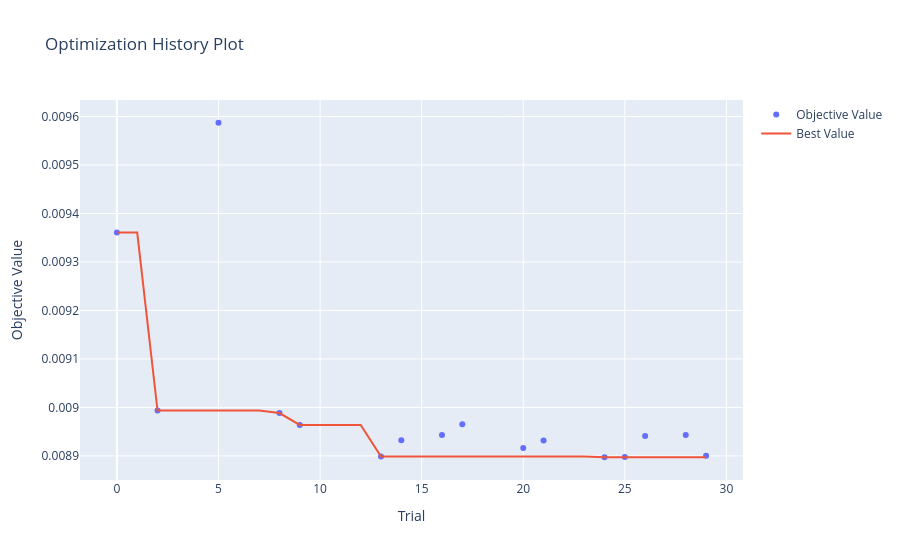
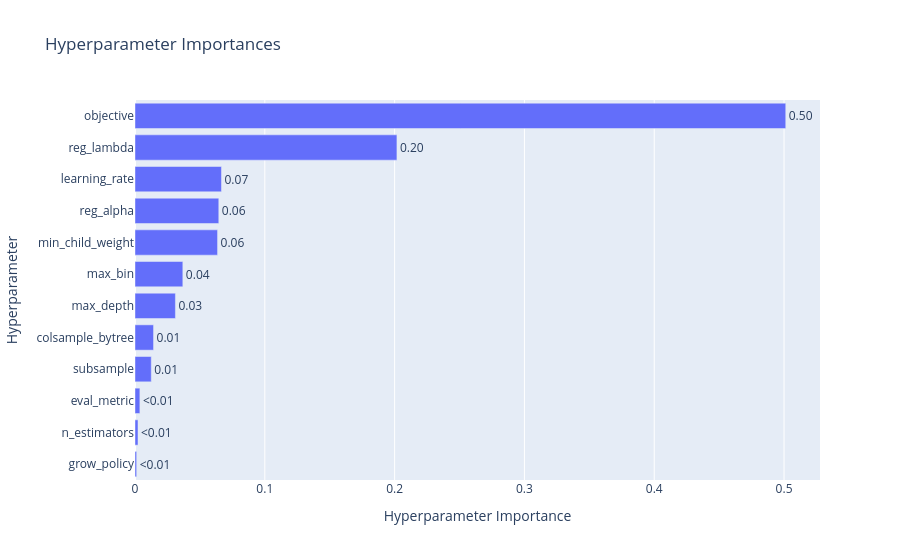
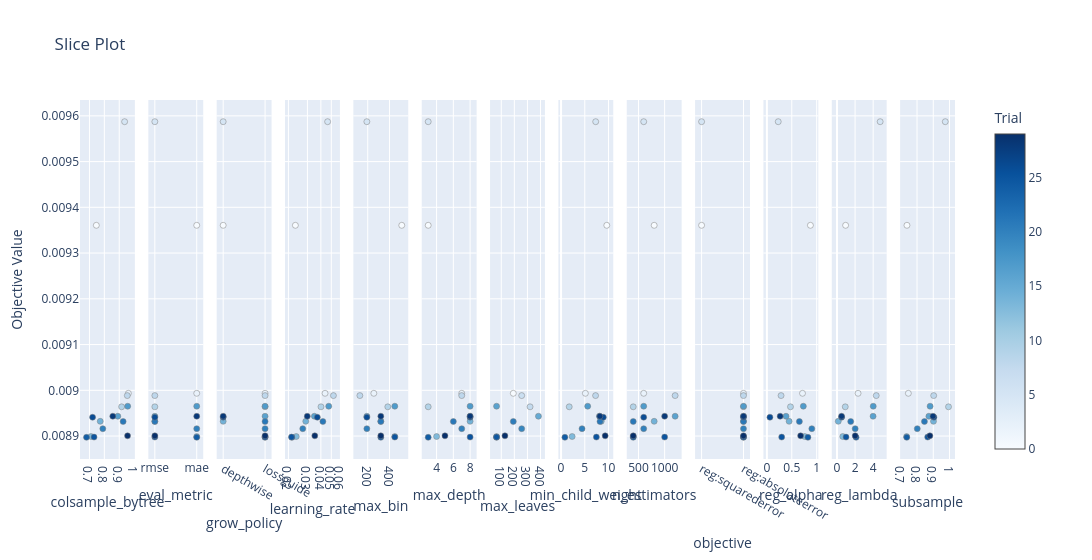
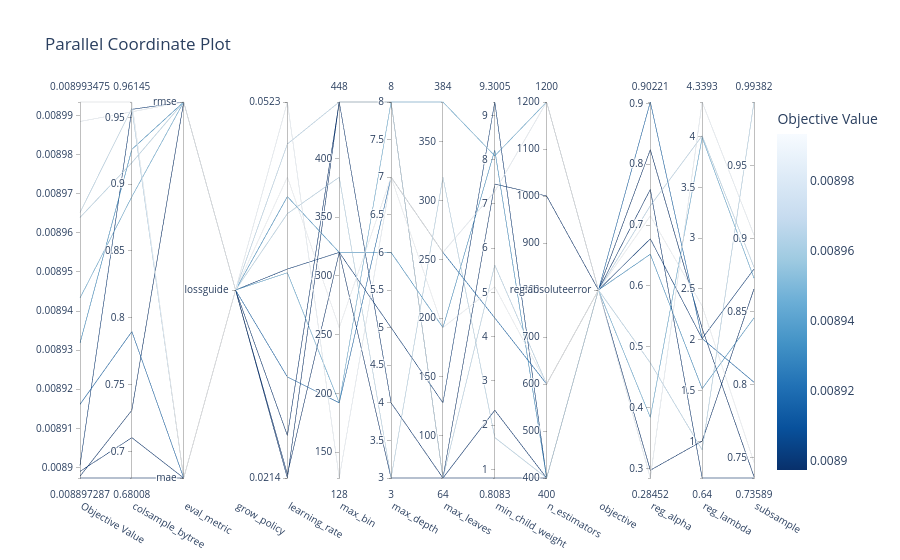

The cell these charts' notebook holds for them, in order:
### Code cell
study = results[0]["study"]

vis.plot_optimization_history(study).show()
vis.plot_param_importances(study).show()
vis.plot_slice(study).show()
vis.plot_parallel_coordinate(study).show()
vis.plot_contour(study).show()
vis.plot_edf(study).show()

### Figure 1 — Plotly figure (JSON) as saved in the notebook; plotly's stock layout.template omitted (floating-point values rounded to 4 significant figures)
{"data": [{"mode": "markers", "name": "Objective Value", "x": [0, 2, 5, 8, 9, 13, 14, 16, 17, 20, 21, 24, 25, 26, 28, 29], "y": [0.009361, 0.008993, 0.009587, 0.008988, 0.008964, 0.008899, 0.008932, 0.008943, 0.008965, 0.008916, 0.008932, 0.008897, 0.008898, 0.008941, 0.008943, 0.008901], "type": "scatter"}, {"mode": "lines", "name": "Best Value", "x": [0, 1, 2, 3, 4, 5, 6, 7, 8, 9, 10, 11, 12, 13, 14, 15, 16, 17, 18, 19, 20, 21, 22, 23, 24, 25, 26, 27, 28, 29], "y": [0.009361, 0.009361, 0.008993, 0.008993, 0.008993, 0.008993, 0.008993, 0.008993, 0.008988, 0.008964, 0.008964, 0.008964, 0.008964, 0.008899, 0.008899, 0.008899, 0.008899, 0.008899, 0.008899, 0.008899, 0.008899, 0.008899, 0.008899, 0.008899, 0.008897, 0.008897, 0.008897, 0.008897, 0.008897, 0.008897], "type": "scatter"}, {"marker": {"color": "#cccccc"}, "mode": "markers", "name": "Infeasible Trial", "showlegend": false, "x": [], "y": [], "type": "scatter"}], "layout": {"title": {"text": "Optimization History Plot"}, "xaxis": {"title": {"text": "Trial"}}, "yaxis": {"title": {"text": "Objective Value"}}}}

### Figure 2 — Plotly figure (JSON) as saved in the notebook; plotly's stock layout.template omitted (floating-point values rounded to 4 significant figures)
{"data": [{"cliponaxis": false, "hovertemplate": ["grow_policy (CategoricalDistribution): 0.0012748802297839386<extra></extra>", "n_estimators (IntDistribution): 0.0023092406814877475<extra></extra>", "eval_metric (CategoricalDistribution): 0.0037593614924091804<extra></extra>", "subsample (FloatDistribution): 0.012526235307617144<extra></extra>", "colsample_bytree (FloatDistribution): 0.01428349398514186<extra></extra>", "max_depth (IntDistribution): 0.031140464833839476<extra></extra>", "max_bin (IntDistribution): 0.03684750723021593<extra></extra>", "min_child_weight (FloatDistribution): 0.06360359346062705<extra></extra>", "reg_alpha (FloatDistribution): 0.06454991533371308<extra></extra>", "learning_rate (FloatDistribution): 0.0666078026250952<extra></extra>", "reg_lambda (FloatDistribution): 0.2017804807700627<extra></extra>", "objective (CategoricalDistribution): 0.5013170240500068<extra></extra>"], "name": "Objective Value", "orientation": "h", "text": ["<0.01", "<0.01", "<0.01", "0.01", "0.01", "0.03", "0.04", "0.06", "0.06", "0.07", "0.20", "0.50"], "textposition": "outside", "x": [0.001275, 0.002309, 0.003759, 0.01253, 0.01428, 0.03114, 0.03685, 0.0636, 0.06455, 0.06661, 0.2018, 0.5013], "y": ["grow_policy", "n_estimators", "eval_metric", "subsample", "colsample_bytree", "max_depth", "max_bin", "min_child_weight", "reg_alpha", "learning_rate", "reg_lambda", "objective"], "type": "bar"}], "layout": {"title": {"text": "Hyperparameter Importances"}, "xaxis": {"title": {"text": "Hyperparameter Importance"}}, "yaxis": {"title": {"text": "Hyperparameter"}}}}

### Figure 3 — Plotly figure (JSON) as saved in the notebook; plotly's stock layout.template omitted (floating-point values rounded to 4 significant figures)
{"data": [{"marker": {"color": [0, 2, 5, 8, 9, 13, 14, 16, 17, 20, 21, 24, 25, 26, 28, 29], "colorbar": {"title": {"text": "Trial"}, "x": 1.0, "xpad": 40}, "colorscale": [[0.0, "rgb(247,251,255)"], [0.125, "rgb(222,235,247)"], [0.25, "rgb(198,219,239)"], [0.375, "rgb(158,202,225)"], [0.5, "rgb(107,174,214)"], [0.625, "rgb(66,146,198)"], [0.75, "rgb(33,113,181)"], [0.875, "rgb(8,81,156)"], [1.0, "rgb(8,48,107)"]], "line": {"color": "Grey", "width": 0.5}, "showscale": true}, "mode": "markers", "name": "Feasible Trial", "showlegend": false, "x": [0.7462, 0.9614, 0.9362, 0.9541, 0.916, 0.7103, 0.7723, 0.8906, 0.9568, 0.7897, 0.926, 0.6801, 0.7308, 0.721, 0.8567, 0.956], "y": [0.009361, 0.008993, 0.009587, 0.008988, 0.008964, 0.008899, 0.008932, 0.008943, 0.008965, 0.008916, 0.008932, 0.008897, 0.008898, 0.008941, 0.008943, 0.008901], "type": "scatter", "xaxis": "x", "yaxis": "y"}, {"marker": {"color": [0, 2, 5, 8, 9, 13, 14, 16, 17, 20, 21, 24, 25, 26, 28, 29], "colorbar": {"title": {"text": "Trial"}, "x": 1.0, "xpad": 40}, "colorscale": [[0.0, "rgb(247,251,255)"], [0.125, "rgb(222,235,247)"], [0.25, "rgb(198,219,239)"], [0.375, "rgb(158,202,225)"], [0.5, "rgb(107,174,214)"], [0.625, "rgb(66,146,198)"], [0.75, "rgb(33,113,181)"], [0.875, "rgb(8,81,156)"], [1.0, "rgb(8,48,107)"]], "line": {"color": "Grey", "width": 0.5}, "showscale": false}, "mode": "markers", "name": "Feasible Trial", "showlegend": false, "x": ["mae", "mae", "rmse", "rmse", "rmse", "mae", "rmse", "rmse", "mae", "mae", "rmse", "mae", "rmse", "rmse", "mae", "rmse"], "y": [0.009361, 0.008993, 0.009587, 0.008988, 0.008964, 0.008899, 0.008932, 0.008943, 0.008965, 0.008916, 0.008932, 0.008897, 0.008898, 0.008941, 0.008943, 0.008901], "type": "scatter", "xaxis": "x2", "yaxis": "y2"}, {"marker": {"color": [0, 2, 5, 8, 9, 13, 14, 16, 17, 20, 21, 24, 25, 26, 28, 29], "colorbar": {"title": {"text": "Trial"}, "x": 1.0, "xpad": 40}, "colorscale": [[0.0, "rgb(247,251,255)"], [0.125, "rgb(222,235,247)"], [0.25, "rgb(198,219,239)"], [0.375, "rgb(158,202,225)"], [0.5, "rgb(107,174,214)"], [0.625, "rgb(66,146,198)"], [0.75, "rgb(33,113,181)"], [0.875, "rgb(8,81,156)"], [1.0, "rgb(8,48,107)"]], "line": {"color": "Grey", "width": 0.5}, "showscale": false}, "mode": "markers", "name": "Feasible Trial", "showlegend": false, "x": ["depthwise", "lossguide", "depthwise", "lossguide", "lossguide", "lossguide", "depthwise", "lossguide", "lossguide", "lossguide", "lossguide", "lossguide", "lossguide", "depthwise", "depthwise", "lossguide"], "y": [0.009361, 0.008993, 0.009587, 0.008988, 0.008964, 0.008899, 0.008932, 0.008943, 0.008965, 0.008916, 0.008932, 0.008897, 0.008898, 0.008941, 0.008943, 0.008901], "type": "scatter", "xaxis": "x3", "yaxis": "y3"}, {"marker": {"color": [0, 2, 5, 8, 9, 13, 14, 16, 17, 20, 21, 24, 25, 26, 28, 29], "colorbar": {"title": {"text": "Trial"}, "x": 1.0, "xpad": 40}, "colorscale": [[0.0, "rgb(247,251,255)"], [0.125, "rgb(222,235,247)"], [0.25, "rgb(198,219,239)"], [0.375, "rgb(158,202,225)"], [0.5, "rgb(107,174,214)"], [0.625, "rgb(66,146,198)"], [0.75, "rgb(33,113,181)"], [0.875, "rgb(8,81,156)"], [1.0, "rgb(8,48,107)"]], "line": {"color": "Grey", "width": 0.5}, "showscale": false}, "mode": "markers", "name": "Feasible Trial", "showlegend": false, "x": [0.0232, 0.04374, 0.04621, 0.0523, 0.04009, 0.02364, 0.02897, 0.03483, 0.04733, 0.02718, 0.04175, 0.02156, 0.02137, 0.03709, 0.02992, 0.03514], "y": [0.009361, 0.008993, 0.009587, 0.008988, 0.008964, 0.008899, 0.008932, 0.008943, 0.008965, 0.008916, 0.008932, 0.008897, 0.008898, 0.008941, 0.008943, 0.008901], "type": "scatter", "xaxis": "x4", "yaxis": "y4"}, {"marker": {"color": [0, 2, 5, 8, 9, 13, 14, 16, 17, 20, 21, 24, 25, 26, 28, 29], "colorbar": {"title": {"text": "Trial"}, "x": 1.0, "xpad": 40}, "colorscale": [[0.0, "rgb(247,251,255)"], [0.125, "rgb(222,235,247)"], [0.25, "rgb(198,219,239)"], [0.375, "rgb(158,202,225)"], [0.5, "rgb(107,174,214)"], [0.625, "rgb(66,146,198)"], [0.75, "rgb(33,113,181)"], [0.875, "rgb(8,81,156)"], [1.0, "rgb(8,48,107)"]], "line": {"color": "Grey", "width": 0.5}, "showscale": false}, "mode": "markers", "name": "Feasible Trial", "showlegend": false, "x": [512, 256, 192, 128, 384, 448, 320, 192, 448, 192, 320, 320, 448, 192, 320, 320], "y": [0.009361, 0.008993, 0.009587, 0.008988, 0.008964, 0.008899, 0.008932, 0.008943, 0.008965, 0.008916, 0.008932, 0.008897, 0.008898, 0.008941, 0.008943, 0.008901], "type": "scatter", "xaxis": "x5", "yaxis": "y5"}, {"marker": {"color": [0, 2, 5, 8, 9, 13, 14, 16, 17, 20, 21, 24, 25, 26, 28, 29], "colorbar": {"title": {"text": "Trial"}, "x": 1.0, "xpad": 40}, "colorscale": [[0.0, "rgb(247,251,255)"], [0.125, "rgb(222,235,247)"], [0.25, "rgb(198,219,239)"], [0.375, "rgb(158,202,225)"], [0.5, "rgb(107,174,214)"], [0.625, "rgb(66,146,198)"], [0.75, "rgb(33,113,181)"], [0.875, "rgb(8,81,156)"], [1.0, "rgb(8,48,107)"]], "line": {"color": "Grey", "width": 0.5}, "showscale": false}, "mode": "markers", "name": "Feasible Trial", "showlegend": false, "x": [3, 7, 3, 7, 3, 4, 8, 8, 8, 7, 6, 3, 8, 8, 8, 5], "y": [0.009361, 0.008993, 0.009587, 0.008988, 0.008964, 0.008899, 0.008932, 0.008943, 0.008965, 0.008916, 0.008932, 0.008897, 0.008898, 0.008941, 0.008943, 0.008901], "type": "scatter", "xaxis": "x6", "yaxis": "y6"}, {"marker": {"color": [2, 8, 9, 13, 16, 17, 20, 21, 24, 25, 29], "colorbar": {"title": {"text": "Trial"}, "x": 1.0, "xpad": 40}, "colorscale": [[0.0, "rgb(247,251,255)"], [0.125, "rgb(222,235,247)"], [0.25, "rgb(198,219,239)"], [0.375, "rgb(158,202,225)"], [0.5, "rgb(107,174,214)"], [0.625, "rgb(66,146,198)"], [0.75, "rgb(33,113,181)"], [0.875, "rgb(8,81,156)"], [1.0, "rgb(8,48,107)"]], "line": {"color": "Grey", "width": 0.5}, "showscale": false}, "mode": "markers", "name": "Feasible Trial", "showlegend": false, "x": [192, 256, 320, 64, 384, 64, 256, 192, 64, 64, 128], "y": [0.008993, 0.008988, 0.008964, 0.008899, 0.008943, 0.008965, 0.008916, 0.008932, 0.008897, 0.008898, 0.008901], "type": "scatter", "xaxis": "x7", "yaxis": "y7"}, {"marker": {"color": [0, 2, 5, 8, 9, 13, 14, 16, 17, 20, 21, 24, 25, 26, 28, 29], "colorbar": {"title": {"text": "Trial"}, "x": 1.0, "xpad": 40}, "colorscale": [[0.0, "rgb(247,251,255)"], [0.125, "rgb(222,235,247)"], [0.25, "rgb(198,219,239)"], [0.375, "rgb(158,202,225)"], [0.5, "rgb(107,174,214)"], [0.625, "rgb(66,146,198)"], [0.75, "rgb(33,113,181)"], [0.875, "rgb(8,81,156)"], [1.0, "rgb(8,48,107)"]], "line": {"color": "Grey", "width": 0.5}, "showscale": false}, "mode": "markers", "name": "Feasible Trial", "showlegend": false, "x": [9.643, 5.125, 7.305, 7.281, 1.722, 2.339, 8.47, 8.085, 5.618, 4.424, 8.214, 0.8083, 7.447, 8.907, 8.182, 9.301], "y": [0.009361, 0.008993, 0.009587, 0.008988, 0.008964, 0.008899, 0.008932, 0.008943, 0.008965, 0.008916, 0.008932, 0.008897, 0.008898, 0.008941, 0.008943, 0.008901], "type": "scatter", "xaxis": "x8", "yaxis": "y8"}, {"marker": {"color": [0, 2, 5, 8, 9, 13, 14, 16, 17, 20, 21, 24, 25, 26, 28, 29], "colorbar": {"title": {"text": "Trial"}, "x": 1.0, "xpad": 40}, "colorscale": [[0.0, "rgb(247,251,255)"], [0.125, "rgb(222,235,247)"], [0.25, "rgb(198,219,239)"], [0.375, "rgb(158,202,225)"], [0.5, "rgb(107,174,214)"], [0.625, "rgb(66,146,198)"], [0.75, "rgb(33,113,181)"], [0.875, "rgb(8,81,156)"], [1.0, "rgb(8,48,107)"]], "line": {"color": "Grey", "width": 0.5}, "showscale": false}, "mode": "markers", "name": "Feasible Trial", "showlegend": false, "x": [800, 600, 600, 1200, 400, 400, 800, 1200, 600, 600, 400, 400, 1000, 600, 1000, 400], "y": [0.009361, 0.008993, 0.009587, 0.008988, 0.008964, 0.008899, 0.008932, 0.008943, 0.008965, 0.008916, 0.008932, 0.008897, 0.008898, 0.008941, 0.008943, 0.008901], "type": "scatter", "xaxis": "x9", "yaxis": "y9"}, {"marker": {"color": [0, 2, 5, 8, 9, 13, 14, 16, 17, 20, 21, 24, 25, 26, 28, 29], "colorbar": {"title": {"text": "Trial"}, "x": 1.0, "xpad": 40}, "colorscale": [[0.0, "rgb(247,251,255)"], [0.125, "rgb(222,235,247)"], [0.25, "rgb(198,219,239)"], [0.375, "rgb(158,202,225)"], [0.5, "rgb(107,174,214)"], [0.625, "rgb(66,146,198)"], [0.75, "rgb(33,113,181)"], [0.875, "rgb(8,81,156)"], [1.0, "rgb(8,48,107)"]], "line": {"color": "Grey", "width": 0.5}, "showscale": false}, "mode": "markers", "name": "Feasible Trial", "showlegend": false, "x": ["reg:squarederror", "reg:absoluteerror", "reg:squarederror", "reg:absoluteerror", "reg:absoluteerror", "reg:absoluteerror", "reg:absoluteerror", "reg:absoluteerror", "reg:absoluteerror", "reg:absoluteerror", "reg:absoluteerror", "reg:absoluteerror", "reg:absoluteerror", "reg:absoluteerror", "reg:absoluteerror", "reg:absoluteerror"], "y": [0.009361, 0.008993, 0.009587, 0.008988, 0.008964, 0.008899, 0.008932, 0.008943, 0.008965, 0.008916, 0.008932, 0.008897, 0.008898, 0.008941, 0.008943, 0.008901], "type": "scatter", "xaxis": "x10", "yaxis": "y10"}, {"marker": {"color": [0, 2, 5, 8, 9, 13, 14, 16, 17, 20, 21, 24, 25, 26, 28, 29], "colorbar": {"title": {"text": "Trial"}, "x": 1.0, "xpad": 40}, "colorscale": [[0.0, "rgb(247,251,255)"], [0.125, "rgb(222,235,247)"], [0.25, "rgb(198,219,239)"], [0.375, "rgb(158,202,225)"], [0.5, "rgb(107,174,214)"], [0.625, "rgb(66,146,198)"], [0.75, "rgb(33,113,181)"], [0.875, "rgb(8,81,156)"], [1.0, "rgb(8,48,107)"]], "line": {"color": "Grey", "width": 0.5}, "showscale": false}, "mode": "markers", "name": "Feasible Trial", "showlegend": false, "x": [0.8739, 0.7151, 0.2276, 0.2845, 0.4738, 0.7587, 0.4463, 0.3841, 0.7318, 0.9022, 0.6521, 0.8238, 0.2973, 0.06089, 0.2663, 0.6774], "y": [0.009361, 0.008993, 0.009587, 0.008988, 0.008964, 0.008899, 0.008932, 0.008943, 0.008965, 0.008916, 0.008932, 0.008897, 0.008898, 0.008941, 0.008943, 0.008901], "type": "scatter", "xaxis": "x11", "yaxis": "y11"}, {"marker": {"color": [0, 2, 5, 8, 9, 13, 14, 16, 17, 20, 21, 24, 25, 26, 28, 29], "colorbar": {"title": {"text": "Trial"}, "x": 1.0, "xpad": 40}, "colorscale": [[0.0, "rgb(247,251,255)"], [0.125, "rgb(222,235,247)"], [0.25, "rgb(198,219,239)"], [0.375, "rgb(158,202,225)"], [0.5, "rgb(107,174,214)"], [0.625, "rgb(66,146,198)"], [0.75, "rgb(33,113,181)"], [0.875, "rgb(8,81,156)"], [1.0, "rgb(8,48,107)"]], "line": {"color": "Grey", "width": 0.5}, "showscale": false}, "mode": "markers", "name": "Feasible Trial", "showlegend": false, "x": [0.9549, 2.332, 4.773, 4.339, 0.9159, 0.64, 0.1434, 3.989, 4.006, 2.012, 1.519, 2.112, 1.003, 0.5213, 0.5074, 2.012], "y": [0.009361, 0.008993, 0.009587, 0.008988, 0.008964, 0.008899, 0.008932, 0.008943, 0.008965, 0.008916, 0.008932, 0.008897, 0.008898, 0.008941, 0.008943, 0.008901], "type": "scatter", "xaxis": "x12", "yaxis": "y12"}, {"marker": {"color": [0, 2, 5, 8, 9, 13, 14, 16, 17, 20, 21, 24, 25, 26, 28, 29], "colorbar": {"title": {"text": "Trial"}, "x": 1.0, "xpad": 40}, "colorscale": [[0.0, "rgb(247,251,255)"], [0.125, "rgb(222,235,247)"], [0.25, "rgb(198,219,239)"], [0.375, "rgb(158,202,225)"], [0.5, "rgb(107,174,214)"], [0.625, "rgb(66,146,198)"], [0.75, "rgb(33,113,181)"], [0.875, "rgb(8,81,156)"], [1.0, "rgb(8,48,107)"]], "line": {"color": "Grey", "width": 0.5}, "showscale": false}, "mode": "markers", "name": "Feasible Trial", "showlegend": false, "x": [0.738, 0.7466, 0.9739, 0.9025, 0.9938, 0.7359, 0.9013, 0.873, 0.8805, 0.8016, 0.8457, 0.7368, 0.8656, 0.9041, 0.8983, 0.8792], "y": [0.009361, 0.008993, 0.009587, 0.008988, 0.008964, 0.008899, 0.008932, 0.008943, 0.008965, 0.008916, 0.008932, 0.008897, 0.008898, 0.008941, 0.008943, 0.008901], "type": "scatter", "xaxis": "x13", "yaxis": "y13"}], "layout": {"xaxis": {"anchor": "y", "domain": [0.0, 0.06272], "title": {"text": "colsample_bytree"}}, "yaxis": {"anchor": "x", "domain": [0.0, 1.0], "title": {"text": "Objective Value"}}, "xaxis2": {"anchor": "y2", "domain": [0.07811, 0.1408], "title": {"text": "eval_metric"}, "type": "category", "categoryorder": "array", "categoryarray": ["rmse", "mae"]}, "yaxis2": {"anchor": "x2", "domain": [0.0, 1.0], "matches": "y", "showticklabels": false}, "xaxis3": {"anchor": "y3", "domain": [0.1562, 0.2189], "title": {"text": "grow_policy"}, "type": "category", "categoryorder": "array", "categoryarray": ["depthwise", "lossguide"]}, "yaxis3": {"anchor": "x3", "domain": [0.0, 1.0], "matches": "y", "showticklabels": false}, "xaxis4": {"anchor": "y4", "domain": [0.2343, 0.297], "title": {"text": "learning_rate"}, "type": "log"}, "yaxis4": {"anchor": "x4", "domain": [0.0, 1.0], "matches": "y", "showticklabels": false}, "xaxis5": {"anchor": "y5", "domain": [0.3124, 0.3751], "title": {"text": "max_bin"}}, "yaxis5": {"anchor": "x5", "domain": [0.0, 1.0], "matches": "y", "showticklabels": false}, "xaxis6": {"anchor": "y6", "domain": [0.3905, 0.4533], "title": {"text": "max_depth"}}, "yaxis6": {"anchor": "x6", "domain": [0.0, 1.0], "matches": "y", "showticklabels": false}, "xaxis7": {"anchor": "y7", "domain": [0.4686, 0.5314], "title": {"text": "max_leaves"}}, "yaxis7": {"anchor": "x7", "domain": [0.0, 1.0], "matches": "y", "showticklabels": false}, "xaxis8": {"anchor": "y8", "domain": [0.5467, 0.6095], "title": {"text": "min_child_weight"}}, "yaxis8": {"anchor": "x8", "domain": [0.0, 1.0], "matches": "y", "showticklabels": false}, "xaxis9": {"anchor": "y9", "domain": [0.6249, 0.6876], "title": {"text": "n_estimators"}}, "yaxis9": {"anchor": "x9", "domain": [0.0, 1.0], "matches": "y", "showticklabels": false}, "xaxis10": {"anchor": "y10", "domain": [0.703, 0.7657], "title": {"text": "objective"}, "type": "category", "categoryorder": "array", "categoryarray": ["reg:squarederror", "reg:absoluteerror"]}, "yaxis10": {"anchor": "x10", "domain": [0.0, 1.0], "matches": "y", "showticklabels": false}, "xaxis11": {"anchor": "y11", "domain": [0.7811, 0.8438], "title": {"text": "reg_alpha"}}, "yaxis11": {"anchor": "x11", "domain": [0.0, 1.0], "matches": "y", "showticklabels": false}, "xaxis12": {"anchor": "y12", "domain": [0.8592, 0.9219], "title": {"text": "reg_lambda"}}, "yaxis12": {"anchor": "x12", "domain": [0.0, 1.0], "matches": "y", "showticklabels": false}, "xaxis13": {"anchor": "y13", "domain": [0.9373, 1.0], "title": {"text": "subsample"}}, "yaxis13": {"anchor": "x13", "domain": [0.0, 1.0], "matches": "y", "showticklabels": false}, "title": {"text": "Slice Plot"}, "width": 3900}}

### Figure 4 — Plotly figure (JSON) as saved in the notebook; plotly's stock layout.template omitted (floating-point values rounded to 4 significant figures)
{"data": [{"dimensions": [{"label": "Objective Value", "range": [0.008897, 0.008993], "values": [0.008993, 0.008988, 0.008964, 0.008899, 0.008943, 0.008965, 0.008916, 0.008932, 0.008897, 0.008898, 0.008901]}, {"label": "colsample_bytree", "range": [0.6801, 0.9614], "values": [0.9614, 0.9541, 0.916, 0.7103, 0.8906, 0.9568, 0.7897, 0.926, 0.6801, 0.7308, 0.956]}, {"label": "eval_metric", "range": [0, 1], "ticktext": ["mae", "rmse"], "tickvals": [0, 1], "values": [0, 1, 1, 0, 1, 0, 0, 1, 0, 1, 1]}, {"label": "grow_policy", "range": [0, 0], "ticktext": ["lossguide"], "tickvals": [0], "values": [0, 0, 0, 0, 0, 0, 0, 0, 0, 0, 0]}, {"label": "learning_rate", "range": [-1.67, -1.281], "ticktext": ["0.0214", "0.0523"], "tickvals": [-1.67, -1.281], "values": [-1.359, -1.281, -1.397, -1.626, -1.458, -1.325, -1.566, -1.379, -1.666, -1.67, -1.454]}, {"label": "max_bin", "range": [128, 448], "values": [256, 128, 384, 448, 192, 448, 192, 320, 320, 448, 320]}, {"label": "max_depth", "range": [3, 8], "values": [7, 7, 3, 4, 8, 8, 7, 6, 3, 8, 5]}, {"label": "max_leaves", "range": [64, 384], "values": [192, 256, 320, 64, 384, 64, 256, 192, 64, 64, 128]}, {"label": "min_child_weight", "range": [0.8083, 9.301], "values": [5.125, 7.281, 1.722, 2.339, 8.085, 5.618, 4.424, 8.214, 0.8083, 7.447, 9.301]}, {"label": "n_estimators", "range": [400, 1200], "values": [600, 1200, 400, 400, 1200, 600, 600, 400, 400, 1000, 400]}, {"label": "objective", "range": [0, 0], "ticktext": ["reg:absoluteerror"], "tickvals": [0], "values": [0, 0, 0, 0, 0, 0, 0, 0, 0, 0, 0]}, {"label": "reg_alpha", "range": [0.2845, 0.9022], "values": [0.7151, 0.2845, 0.4738, 0.7587, 0.3841, 0.7318, 0.9022, 0.6521, 0.8238, 0.2973, 0.6774]}, {"label": "reg_lambda", "range": [0.64, 4.339], "values": [2.332, 4.339, 0.9159, 0.64, 3.989, 4.006, 2.012, 1.519, 2.112, 1.003, 2.012]}, {"label": "subsample", "range": [0.7359, 0.9938], "values": [0.7466, 0.9025, 0.9938, 0.7359, 0.873, 0.8805, 0.8016, 0.8457, 0.7368, 0.8656, 0.8792]}], "labelangle": 30, "labelside": "bottom", "line": {"color": [0.008993, 0.008988, 0.008964, 0.008899, 0.008943, 0.008965, 0.008916, 0.008932, 0.008897, 0.008898, 0.008901], "colorbar": {"title": {"text": "Objective Value"}}, "colorscale": [[0.0, "rgb(247,251,255)"], [0.125, "rgb(222,235,247)"], [0.25, "rgb(198,219,239)"], [0.375, "rgb(158,202,225)"], [0.5, "rgb(107,174,214)"], [0.625, "rgb(66,146,198)"], [0.75, "rgb(33,113,181)"], [0.875, "rgb(8,81,156)"], [1.0, "rgb(8,48,107)"]], "reversescale": true, "showscale": true}, "type": "parcoords"}], "layout": {"title": {"text": "Parallel Coordinate Plot"}}}
